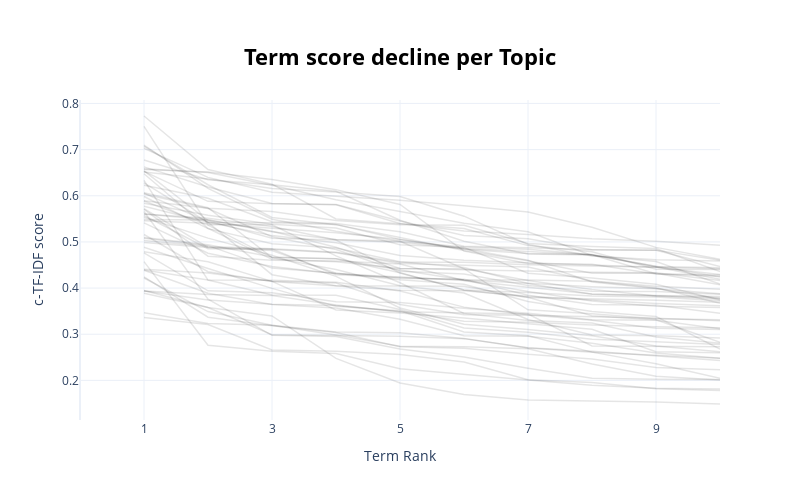

The notebook cell this image was saved under:
### Code cell
topic_model.visualize_term_rank()

### Figure 1 — Plotly figure (JSON) as saved in the notebook; plotly's stock layout.template omitted (floating-point values rounded to 4 significant figures)
{"data": [{"hovertext": "<b>Topic -1</b>:hydrogen production_renewable ener", "line": {"color": "black", "width": 1.5}, "mode": "lines+lines", "name": "", "opacity": 0.1, "type": "scatter", "x": [1, 2, 3, 4, 5, 6, 7, 8, 9, 10], "y": [0.6064, 0.5743, 0.4661, 0.4634, 0.4391, 0.4175, 0.4106, 0.403, 0.3983, 0.3879]}, {"hovertext": "<b>Topic 0</b>:electrochemical_h2o2_catalytic_cata", "line": {"color": "black", "width": 1.5}, "mode": "lines+lines", "name": "", "opacity": 0.1, "type": "scatter", "x": [1, 2, 3, 4, 5, 6, 7, 8, 9, 10], "y": [0.4388, 0.389, 0.3644, 0.3567, 0.3324, 0.2969, 0.2956, 0.2803, 0.2592, 0.248]}, {"hovertext": "<b>Topic 1</b>:energy efficiency_gas turbine_power", "line": {"color": "black", "width": 1.5}, "mode": "lines+lines", "name": "", "opacity": 0.1, "type": "scatter", "x": [1, 2, 3, 4, 5, 6, 7, 8, 9, 10], "y": [0.5161, 0.4354, 0.414, 0.4049, 0.3954, 0.3942, 0.3822, 0.3739, 0.3665, 0.3619]}, {"hovertext": "<b>Topic 2</b>:ghg emissions_electric vehicles_emi", "line": {"color": "black", "width": 1.5}, "mode": "lines+lines", "name": "", "opacity": 0.1, "type": "scatter", "x": [1, 2, 3, 4, 5, 6, 7, 8, 9, 10], "y": [0.5029, 0.4901, 0.4852, 0.4778, 0.4562, 0.4559, 0.4508, 0.4481, 0.4449, 0.4297]}, {"hovertext": "<b>Topic 3</b>:methanol production_hydrogen methan", "line": {"color": "black", "width": 1.5}, "mode": "lines+lines", "name": "", "opacity": 0.1, "type": "scatter", "x": [1, 2, 3, 4, 5, 6, 7, 8, 9, 10], "y": [0.6278, 0.5425, 0.429, 0.4053, 0.4047, 0.4038, 0.3798, 0.377, 0.3737, 0.3692]}, {"hovertext": "<b>Topic 4</b>:hydrogen economy_development hydrog", "line": {"color": "black", "width": 1.5}, "mode": "lines+lines", "name": "", "opacity": 0.1, "type": "scatter", "x": [1, 2, 3, 4, 5, 6, 7, 8, 9, 10], "y": [0.7728, 0.6568, 0.6252, 0.5497, 0.5391, 0.5291, 0.492, 0.4786, 0.4406, 0.4401]}, {"hovertext": "<b>Topic 5</b>:fermentation_biofuel_acid productio", "line": {"color": "black", "width": 1.5}, "mode": "lines+lines", "name": "", "opacity": 0.1, "type": "scatter", "x": [1, 2, 3, 4, 5, 6, 7, 8, 9, 10], "y": [0.5413, 0.4756, 0.4467, 0.4311, 0.4242, 0.4165, 0.3925, 0.3718, 0.3604, 0.3582]}, {"hovertext": "<b>Topic 6</b>:biomass gasification_gasification p", "line": {"color": "black", "width": 1.5}, "mode": "lines+lines", "name": "", "opacity": 0.1, "type": "scatter", "x": [1, 2, 3, 4, 5, 6, 7, 8, 9, 10], "y": [0.7504, 0.5374, 0.5373, 0.4699, 0.4116, 0.345, 0.3299, 0.3245, 0.2942, 0.2805]}, {"hovertext": "<b>Topic 7</b>:renewable energy_cost hydrogen_hydr", "line": {"color": "black", "width": 1.5}, "mode": "lines+lines", "name": "", "opacity": 0.1, "type": "scatter", "x": [1, 2, 3, 4, 5, 6, 7, 8, 9, 10], "y": [0.5461, 0.5402, 0.5294, 0.5198, 0.505, 0.4843, 0.4748, 0.4728, 0.4468, 0.4442]}, {"hovertext": "<b>Topic 8</b>:water electrolysis_electrolytic hyd", "line": {"color": "black", "width": 1.5}, "mode": "lines+lines", "name": "", "opacity": 0.1, "type": "scatter", "x": [1, 2, 3, 4, 5, 6, 7, 8, 9, 10], "y": [0.6517, 0.6365, 0.6158, 0.6082, 0.5984, 0.5558, 0.4944, 0.4696, 0.4616, 0.4588]}, {"hovertext": "<b>Topic 9</b>:energy storage_renewable energy_ele", "line": {"color": "black", "width": 1.5}, "mode": "lines+lines", "name": "", "opacity": 0.1, "type": "scatter", "x": [1, 2, 3, 4, 5, 6, 7, 8, 9, 10], "y": [0.4788, 0.4572, 0.4145, 0.3525, 0.3461, 0.3354, 0.3225, 0.3109, 0.2622, 0.26]}, {"hovertext": "<b>Topic 10</b>:salt_plants_crops_oxidative_bioche", "line": {"color": "black", "width": 1.5}, "mode": "lines+lines", "name": "", "opacity": 0.1, "type": "scatter", "x": [1, 2, 3, 4, 5, 6, 7, 8, 9, 10], "y": [0.3463, 0.3235, 0.3197, 0.2986, 0.2739, 0.2731, 0.2687, 0.2355, 0.209, 0.201]}, {"hovertext": "<b>Topic 11</b>:ammonia production_hydrogen ammoni", "line": {"color": "black", "width": 1.5}, "mode": "lines+lines", "name": "", "opacity": 0.1, "type": "scatter", "x": [1, 2, 3, 4, 5, 6, 7, 8, 9, 10], "y": [0.6477, 0.5296, 0.4622, 0.4572, 0.4423, 0.442, 0.353, 0.3441, 0.3335, 0.3312]}, {"hovertext": "<b>Topic 12</b>:methane reforming_hydrogen product", "line": {"color": "black", "width": 1.5}, "mode": "lines+lines", "name": "", "opacity": 0.1, "type": "scatter", "x": [1, 2, 3, 4, 5, 6, 7, 8, 9, 10], "y": [0.654, 0.5462, 0.5078, 0.5044, 0.4993, 0.485, 0.4602, 0.4133, 0.3992, 0.3767]}, {"hovertext": "<b>Topic 13</b>:mining_renewable electricity_carbo", "line": {"color": "black", "width": 1.5}, "mode": "lines+lines", "name": "", "opacity": 0.1, "type": "scatter", "x": [1, 2, 3, 4, 5, 6, 7, 8, 9, 10], "y": [0.4409, 0.4327, 0.4147, 0.4108, 0.3647, 0.3422, 0.3411, 0.3376, 0.3346, 0.3294]}, {"hovertext": "<b>Topic 14</b>:biofuel production_biofuels_fuel p", "line": {"color": "black", "width": 1.5}, "mode": "lines+lines", "name": "", "opacity": 0.1, "type": "scatter", "x": [1, 2, 3, 4, 5, 6, 7, 8, 9, 10], "y": [0.6777, 0.6348, 0.6237, 0.6098, 0.547, 0.5015, 0.4739, 0.4719, 0.4475, 0.424]}, {"hovertext": "<b>Topic 15</b>:membrane_solvent_h2 co2_polymer_pu", "line": {"color": "black", "width": 1.5}, "mode": "lines+lines", "name": "", "opacity": 0.1, "type": "scatter", "x": [1, 2, 3, 4, 5, 6, 7, 8, 9, 10], "y": [0.4574, 0.2762, 0.2633, 0.2583, 0.2255, 0.2129, 0.2009, 0.1895, 0.1831, 0.1812]}, {"hovertext": "<b>Topic 16</b>:emissions reduction_ghg emissions_", "line": {"color": "black", "width": 1.5}, "mode": "lines+lines", "name": "", "opacity": 0.1, "type": "scatter", "x": [1, 2, 3, 4, 5, 6, 7, 8, 9, 10], "y": [0.5774, 0.5425, 0.5413, 0.5377, 0.5055, 0.4856, 0.4795, 0.4724, 0.4454, 0.4193]}, {"hovertext": "<b>Topic 17</b>:hydrogen hydrogen_autothermal refo", "line": {"color": "black", "width": 1.5}, "mode": "lines+lines", "name": "", "opacity": 0.1, "type": "scatter", "x": [1, 2, 3, 4, 5, 6, 7, 8, 9, 10], "y": [0.3935, 0.3744, 0.3647, 0.3621, 0.3485, 0.3458, 0.3439, 0.2748, 0.2733, 0.2729]}, {"hovertext": "<b>Topic 18</b>:renewable energy_photovoltaic pv_e", "line": {"color": "black", "width": 1.5}, "mode": "lines+lines", "name": "", "opacity": 0.1, "type": "scatter", "x": [1, 2, 3, 4, 5, 6, 7, 8, 9, 10], "y": [0.5574, 0.4852, 0.4835, 0.4763, 0.4535, 0.4494, 0.4458, 0.4156, 0.4038, 0.3978]}, {"hovertext": "<b>Topic 19</b>:hydrogen demand_hydrogen supply_li", "line": {"color": "black", "width": 1.5}, "mode": "lines+lines", "name": "", "opacity": 0.1, "type": "scatter", "x": [1, 2, 3, 4, 5, 6, 7, 8, 9, 10], "y": [0.5721, 0.4881, 0.4815, 0.4321, 0.4213, 0.4194, 0.3847, 0.3644, 0.3628, 0.3452]}, {"hovertext": "<b>Topic 20</b>:production hydrogen_hydrogen produ", "line": {"color": "black", "width": 1.5}, "mode": "lines+lines", "name": "", "opacity": 0.1, "type": "scatter", "x": [1, 2, 3, 4, 5, 6, 7, 8, 9, 10], "y": [0.6568, 0.6513, 0.6354, 0.6133, 0.5811, 0.48, 0.4534, 0.4518, 0.4304, 0.4255]}, {"hovertext": "<b>Topic 21</b>:co2 emissions_capture co2_co2 capt", "line": {"color": "black", "width": 1.5}, "mode": "lines+lines", "name": "", "opacity": 0.1, "type": "scatter", "x": [1, 2, 3, 4, 5, 6, 7, 8, 9, 10], "y": [0.5893, 0.5729, 0.5658, 0.5466, 0.5374, 0.5359, 0.4968, 0.4899, 0.4857, 0.4356]}, {"hovertext": "<b>Topic 22</b>:biodiesel_glycerol_bio hydrogen_fu", "line": {"color": "black", "width": 1.5}, "mode": "lines+lines", "name": "", "opacity": 0.1, "type": "scatter", "x": [1, 2, 3, 4, 5, 6, 7, 8, 9, 10], "y": [0.6333, 0.4174, 0.3851, 0.3843, 0.3538, 0.3135, 0.3041, 0.2894, 0.2839, 0.2778]}, {"hovertext": "<b>Topic 23</b>:gas lng_liquefied_hydrogen gas_liq", "line": {"color": "black", "width": 1.5}, "mode": "lines+lines", "name": "", "opacity": 0.1, "type": "scatter", "x": [1, 2, 3, 4, 5, 6, 7, 8, 9, 10], "y": [0.3936, 0.3858, 0.3837, 0.3634, 0.349, 0.3279, 0.3261, 0.3202, 0.316, 0.3141]}, {"hovertext": "<b>Topic 24</b>:hydrogen production_production hyd", "line": {"color": "black", "width": 1.5}, "mode": "lines+lines", "name": "", "opacity": 0.1, "type": "scatter", "x": [1, 2, 3, 4, 5, 6, 7, 8, 9, 10], "y": [0.6587, 0.6503, 0.6228, 0.5915, 0.566, 0.5405, 0.5219, 0.4706, 0.4576, 0.4087]}, {"hovertext": "<b>Topic 25</b>:sustainable hydrogen_hydrogen prod", "line": {"color": "black", "width": 1.5}, "mode": "lines+lines", "name": "", "opacity": 0.1, "type": "scatter", "x": [1, 2, 3, 4, 5, 6, 7, 8, 9, 10], "y": [0.5706, 0.4692, 0.4603, 0.4587, 0.4521, 0.4166, 0.4018, 0.3871, 0.3838, 0.3817]}, {"hovertext": "<b>Topic 26</b>:hydrothermal_mineral_coal_hydrocar", "line": {"color": "black", "width": 1.5}, "mode": "lines+lines", "name": "", "opacity": 0.1, "type": "scatter", "x": [1, 2, 3, 4, 5, 6, 7, 8, 9, 10], "y": [0.4241, 0.3368, 0.3182, 0.3035, 0.2728, 0.2698, 0.2565, 0.2464, 0.2278, 0.223]}, {"hovertext": "<b>Topic 27</b>:hydrogen storage_hydrogen fuel_hyd", "line": {"color": "black", "width": 1.5}, "mode": "lines+lines", "name": "", "opacity": 0.1, "type": "scatter", "x": [1, 2, 3, 4, 5, 6, 7, 8, 9, 10], "y": [0.7028, 0.6399, 0.6077, 0.5984, 0.5902, 0.5783, 0.5649, 0.5318, 0.4882, 0.4626]}, {"hovertext": "<b>Topic 28</b>:solar hydrogen_hydrogen production", "line": {"color": "black", "width": 1.5}, "mode": "lines+lines", "name": "", "opacity": 0.1, "type": "scatter", "x": [1, 2, 3, 4, 5, 6, 7, 8, 9, 10], "y": [0.6626, 0.6189, 0.5833, 0.5809, 0.5452, 0.5138, 0.5069, 0.4829, 0.4822, 0.4602]}, {"hovertext": "<b>Topic 29</b>:biofuels_biofuel production_biofue", "line": {"color": "black", "width": 1.5}, "mode": "lines+lines", "name": "", "opacity": 0.1, "type": "scatter", "x": [1, 2, 3, 4, 5, 6, 7, 8, 9, 10], "y": [0.5098, 0.494, 0.4674, 0.4633, 0.4332, 0.3961, 0.3907, 0.383, 0.3807, 0.3727]}, {"hovertext": "<b>Topic 30</b>:solar hydrogen_cost hydrogen_hydro", "line": {"color": "black", "width": 1.5}, "mode": "lines+lines", "name": "", "opacity": 0.1, "type": "scatter", "x": [1, 2, 3, 4, 5, 6, 7, 8, 9, 10], "y": [0.6528, 0.5879, 0.5829, 0.5806, 0.5398, 0.5236, 0.5158, 0.5071, 0.5015, 0.4927]}, {"hovertext": "<b>Topic 31</b>:wastewater treatment_wastewater_ox", "line": {"color": "black", "width": 1.5}, "mode": "lines+lines", "name": "", "opacity": 0.1, "type": "scatter", "x": [1, 2, 3, 4, 5, 6, 7, 8, 9, 10], "y": [0.5536, 0.5083, 0.471, 0.4254, 0.3568, 0.3215, 0.3105, 0.2966, 0.2743, 0.2619]}, {"hovertext": "<b>Topic 32</b>:biogas production_biogas_wastewate", "line": {"color": "black", "width": 1.5}, "mode": "lines+lines", "name": "", "opacity": 0.1, "type": "scatter", "x": [1, 2, 3, 4, 5, 6, 7, 8, 9, 10], "y": [0.5885, 0.5364, 0.466, 0.4401, 0.4052, 0.3891, 0.3318, 0.2985, 0.2966, 0.2918]}, {"hovertext": "<b>Topic 33</b>:anaerobic digestion_biogas product", "line": {"color": "black", "width": 1.5}, "mode": "lines+lines", "name": "", "opacity": 0.1, "type": "scatter", "x": [1, 2, 3, 4, 5, 6, 7, 8, 9, 10], "y": [0.7073, 0.624, 0.553, 0.5375, 0.5094, 0.4813, 0.4593, 0.4319, 0.4319, 0.4069]}, {"hovertext": "<b>Topic 34</b>:solvent_inhibitors_nanoparticles_c", "line": {"color": "black", "width": 1.5}, "mode": "lines+lines", "name": "", "opacity": 0.1, "type": "scatter", "x": [1, 2, 3, 4, 5, 6, 7, 8, 9, 10], "y": [0.389, 0.358, 0.2988, 0.2968, 0.2959, 0.2905, 0.271, 0.2634, 0.2526, 0.2428]}, {"hovertext": "<b>Topic 35</b>:bacterial_bacteria_protein_biochem", "line": {"color": "black", "width": 1.5}, "mode": "lines+lines", "name": "", "opacity": 0.1, "type": "scatter", "x": [1, 2, 3, 4, 5, 6, 7, 8, 9, 10], "y": [0.3949, 0.3578, 0.3398, 0.2476, 0.1944, 0.1693, 0.1573, 0.1553, 0.1535, 0.1489]}, {"hovertext": "<b>Topic 36</b>:biochemical_seawater_acidification", "line": {"color": "black", "width": 1.5}, "mode": "lines+lines", "name": "", "opacity": 0.1, "type": "scatter", "x": [1, 2, 3, 4, 5, 6, 7, 8, 9, 10], "y": [0.4219, 0.3491, 0.3195, 0.3048, 0.3032, 0.2909, 0.2699, 0.2611, 0.2546, 0.248]}, {"hovertext": "<b>Topic 37</b>:alternative fuels_alternative fuel", "line": {"color": "black", "width": 1.5}, "mode": "lines+lines", "name": "", "opacity": 0.1, "type": "scatter", "x": [1, 2, 3, 4, 5, 6, 7, 8, 9, 10], "y": [0.5606, 0.5479, 0.5233, 0.4885, 0.4424, 0.4398, 0.4371, 0.4341, 0.4332, 0.4165]}, {"hovertext": "<b>Topic 38</b>:sludge_fermentation_acids_acidific", "line": {"color": "black", "width": 1.5}, "mode": "lines+lines", "name": "", "opacity": 0.1, "type": "scatter", "x": [1, 2, 3, 4, 5, 6, 7, 8, 9, 10], "y": [0.4763, 0.394, 0.39, 0.3705, 0.369, 0.3563, 0.3455, 0.3314, 0.3304, 0.3118]}, {"hovertext": "<b>Topic 39</b>:corrosion_steel_geothermal_hydroge", "line": {"color": "black", "width": 1.5}, "mode": "lines+lines", "name": "", "opacity": 0.1, "type": "scatter", "x": [1, 2, 3, 4, 5, 6, 7, 8, 9, 10], "y": [0.566, 0.376, 0.2976, 0.2952, 0.2678, 0.2506, 0.2264, 0.2048, 0.2026, 0.2017]}, {"hovertext": "<b>Topic 40</b>:hydrogen fuel_use hydrogen_fuel co", "line": {"color": "black", "width": 1.5}, "mode": "lines+lines", "name": "", "opacity": 0.1, "type": "scatter", "x": [1, 2, 3, 4, 5, 6, 7, 8, 9, 10], "y": [0.6058, 0.5433, 0.5137, 0.4983, 0.4704, 0.4603, 0.455, 0.4498, 0.445, 0.4416]}, {"hovertext": "<b>Topic 41</b>:renewable energy_renewable power_e", "line": {"color": "black", "width": 1.5}, "mode": "lines+lines", "name": "", "opacity": 0.1, "type": "scatter", "x": [1, 2, 3, 4, 5, 6, 7, 8, 9, 10], "y": [0.6228, 0.5945, 0.5436, 0.5401, 0.5221, 0.4906, 0.4873, 0.4833, 0.4822, 0.4466]}, {"hovertext": "<b>Topic 42</b>:adsorption_wastewater treatment_wa", "line": {"color": "black", "width": 1.5}, "mode": "lines+lines", "name": "", "opacity": 0.1, "type": "scatter", "x": [1, 2, 3, 4, 5, 6, 7, 8, 9, 10], "y": [0.4886, 0.4424, 0.3994, 0.3607, 0.351, 0.3049, 0.2969, 0.2612, 0.2361, 0.2047]}, {"hovertext": "<b>Topic 43</b>:biofuels_biofuel_biodiesel_bio oil", "line": {"color": "black", "width": 1.5}, "mode": "lines+lines", "name": "", "opacity": 0.1, "type": "scatter", "x": [1, 2, 3, 4, 5, 6, 7, 8, 9, 10], "y": [0.5836, 0.558, 0.5385, 0.53, 0.4939, 0.4882, 0.4321, 0.4221, 0.4085, 0.3743]}, {"hovertext": "<b>Topic 44</b>:hydrogen production_biogas_waste m", "line": {"color": "black", "width": 1.5}, "mode": "lines+lines", "name": "", "opacity": 0.1, "type": "scatter", "x": [1, 2, 3, 4, 5, 6, 7, 8, 9, 10], "y": [0.5984, 0.5288, 0.4959, 0.487, 0.4571, 0.4448, 0.4102, 0.3867, 0.3833, 0.3789]}, {"hovertext": "<b>Topic 45</b>:hydrogen production_cost hydrogen_", "line": {"color": "black", "width": 1.5}, "mode": "lines+lines", "name": "", "opacity": 0.1, "type": "scatter", "x": [1, 2, 3, 4, 5, 6, 7, 8, 9, 10], "y": [0.4391, 0.4174, 0.4171, 0.4125, 0.3938, 0.3588, 0.3423, 0.3304, 0.313, 0.3101]}, {"hovertext": "<b>Topic 46</b>:feeding_nutrient_dried_protein_far", "line": {"color": "black", "width": 1.5}, "mode": "lines+lines", "name": "", "opacity": 0.1, "type": "scatter", "x": [1, 2, 3, 4, 5, 6, 7, 8, 9, 10], "y": [0.3364, 0.3211, 0.2661, 0.263, 0.2563, 0.2396, 0.2017, 0.1955, 0.1821, 0.1781]}, {"hovertext": "<b>Topic 47</b>:crude oil_gas oil_refinery_oil_con", "line": {"color": "black", "width": 1.5}, "mode": "lines+lines", "name": "", "opacity": 0.1, "type": "scatter", "x": [1, 2, 3, 4, 5, 6, 7, 8, 9, 10], "y": [0.6035, 0.5724, 0.5113, 0.4835, 0.4364, 0.4303, 0.4054, 0.3934, 0.3926, 0.3865]}, {"hovertext": "<b>Topic 48</b>:wind energy_renewable power_wind t", "line": {"color": "black", "width": 1.5}, "mode": "lines+lines", "name": "", "opacity": 0.1, "type": "scatter", "x": [1, 2, 3, 4, 5, 6, 7, 8, 9, 10], "y": [0.5487, 0.5475, 0.5219, 0.5052, 0.5013, 0.4418, 0.4165, 0.3968, 0.3831, 0.3763]}, {"hovertext": "<b>Topic 49</b>:diesel fuel_fuel combustion_using ", "line": {"color": "black", "width": 1.5}, "mode": "lines+lines", "name": "", "opacity": 0.1, "type": "scatter", "x": [1, 2, 3, 4, 5, 6, 7, 8, 9, 10], "y": [0.4989, 0.4879, 0.4849, 0.4289, 0.4228, 0.4182, 0.4178, 0.4146, 0.4005, 0.3671]}, {"hovertext": "<b>Topic 50</b>:electricity prices_renewable elect", "line": {"color": "black", "width": 1.5}, "mode": "lines+lines", "name": "", "opacity": 0.1, "type": "scatter", "x": [1, 2, 3, 4, 5, 6, 7, 8, 9, 10], "y": [0.5607, 0.5511, 0.5335, 0.5042, 0.4325, 0.3959, 0.3803, 0.3402, 0.3314, 0.2828]}, {"hovertext": "<b>Topic 51</b>:hydrogen sulfide_sulfur_clean fuel", "line": {"color": "black", "width": 1.5}, "mode": "lines+lines", "name": "", "opacity": 0.1, "type": "scatter", "x": [1, 2, 3, 4, 5, 6, 7, 8, 9, 10], "y": [0.5078, 0.4919, 0.4433, 0.432, 0.4181, 0.4081, 0.3708, 0.3493, 0.3385, 0.2677]}, {"hovertext": "<b>Topic 52</b>:methane reforming_gas reforming_hy", "line": {"color": "black", "width": 1.5}, "mode": "lines+lines", "name": "", "opacity": 0.1, "type": "scatter", "x": [1, 2, 3, 4, 5, 6, 7, 8, 9, 10], "y": [0.7098, 0.616, 0.5491, 0.5234, 0.5014, 0.4889, 0.484, 0.4724, 0.4312, 0.4286]}], "layout": {"height": 500, "hoverlabel": {"bgcolor": "white", "font": {"family": "Rockwell", "size": 16}}, "showlegend": false, "title": {"font": {"color": "Black", "size": 22}, "text": "<b>Term score decline per Topic</b>", "x": 0.5, "xanchor": "center", "y": 0.9, "yanchor": "top"}, "width": 800, "xaxis": {"dtick": 2, "range": [0, 10], "tick0": 1, "title": {"text": "Term Rank"}}, "yaxis": {"title": {"text": "c-TF-IDF score"}}}}
